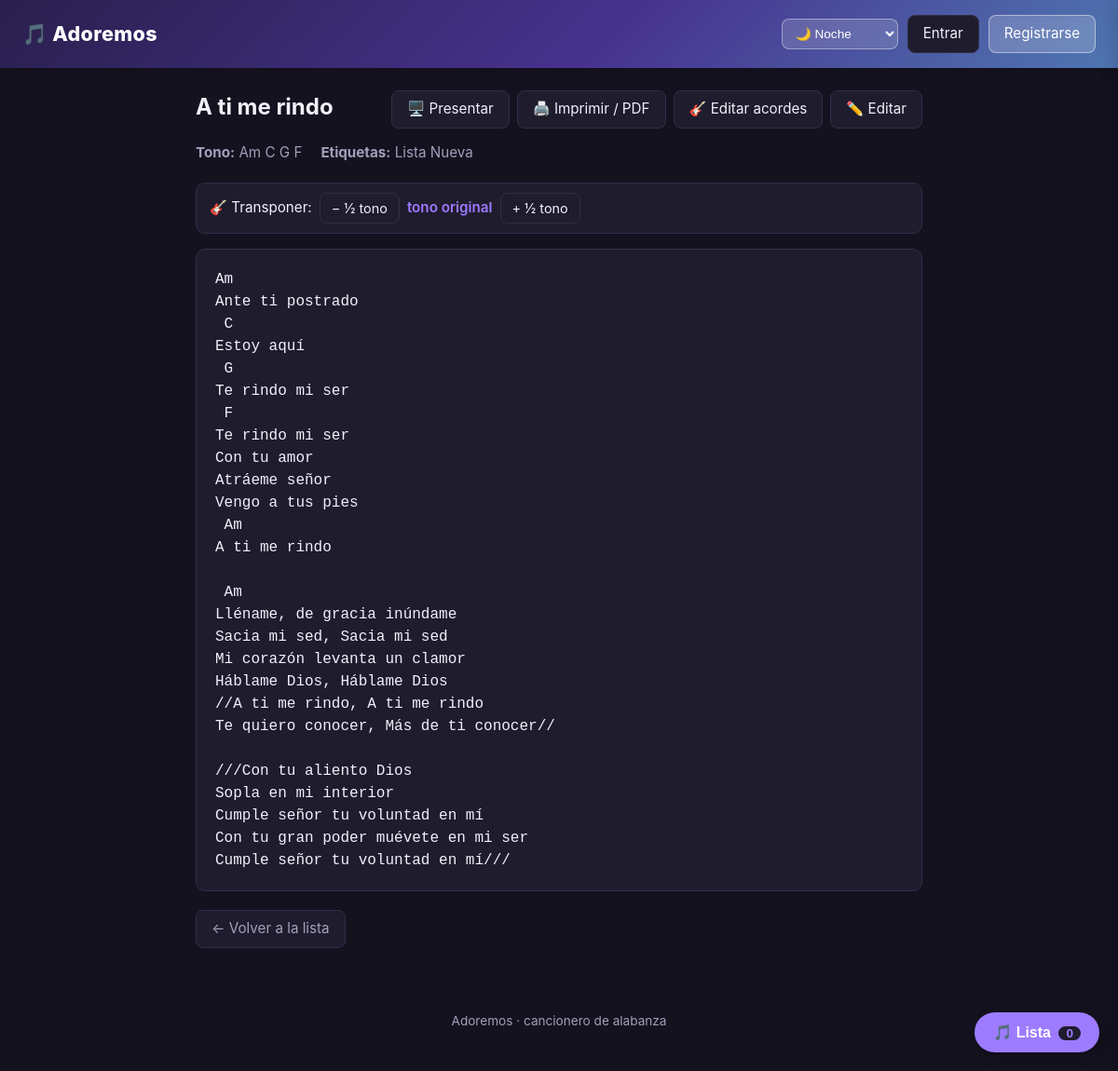
The page /cancion/104 on the database its author committed.
### tables this page shows
CREATE TABLE canciones (
                id           INTEGER PRIMARY KEY AUTOINCREMENT,
                titulo       TEXT NOT NULL,
                artista      TEXT DEFAULT '',
                tono         TEXT DEFAULT '',
                etiquetas    TEXT DEFAULT '',
                letra        TEXT DEFAULT '',
                creada_en    TEXT DEFAULT CURRENT_TIMESTAMP,
                modificada_en TEXT DEFAULT CURRENT_TIMESTAMP
            , categoria TEXT DEFAULT '', youtube TEXT DEFAULT '', estado TEXT DEFAULT 'aprobada', funcion TEXT DEFAULT '', tempo TEXT DEFAULT '', anio TEXT DEFAULT '');

### app.py (the view)
@app.route("/cancion/<int:cancion_id>")
def ver_cancion(cancion_id):
    cancion = database.obtener_cancion(cancion_id)
    if cancion is None:
        flash("Esa canción no existe.")
        return redirect(url_for("inicio"))
    semitonos = _leer_semitonos()
    datos = _cancion_transpuesta(cancion, semitonos)
    apariciones = database.fechas_apariciones(cancion_id)
    return render_template("cancion.html", cancion=datos, semitonos=semitonos,
                           apariciones=apariciones)

### acordes.py (called while the page is built, shortened)
def transponer_letra(letra, semitonos):
    if not semitonos:
        return letra

def transponer_tono(tono, semitonos):
    if not semitonos or not tono.strip():
        return tono

### app.py (called while the page is built)
def usuario_actual():
    if session.get("usuario_id"):
        return {
            "id": session["usuario_id"],
            "usuario": session.get("usuario"),
            "rol": session.get("rol"),
        }
    return None

def es_admin():
    u = usuario_actual()
    return bool(u and u["rol"] == "admin")

@app.context_processor
def inyectar_usuario():
    pendientes = database.contar_pendientes() if es_admin() else 0
    return {"usuario_actual": usuario_actual(), "pendientes": pendientes}

def _leer_semitonos():
    try:
        t = int(request.args.get("t", 0))
    except (TypeError, ValueError):
        t = 0
    return max(-11, min(11, t))

def _cancion_transpuesta(cancion, semitonos):
    datos = dict(cancion)
    datos["tono"] = acordes.transponer_tono(datos.get("tono", ""), semitonos)
    datos["letra"] = acordes.transponer_letra(datos.get("letra", ""), semitonos)
    return datos

### database.py (called while the page is built, shortened)
def conectar():
    if USAR_POSTGRES:
        return psycopg2.connect(DATABASE_URL)
    conexion = sqlite3.connect(RUTA_DB)
    conexion.row_factory = sqlite3.Row
    return conexion

def _placeholders(sql):
    return sql.replace("?", "%s") if USAR_POSTGRES else sql

def _ejecutar(sql, params=(), fetch=None):
    con = conectar()
    try:
        if USAR_POSTGRES:
            cur = con.cursor(cursor_factory=psycopg2.extras.RealDictCursor)
        else:
            cur = con.cursor()
        cur.execute(_placeholders(sql), params)
        resultado = None
        if fetch == "one":
            resultado = cur.fetchone()
        elif fetch == "all":
            resultado = cur.fetchall()
        elif fetch == "id":
            if USAR_POSTGRES:
                fila = cur.fetchone()
                resultado = fila["id"] if fila else None
            else:
                resultado = cur.lastrowid
        con.commit()
        return resultado
    finally:
        con.close()

def fechas_apariciones(cancion_id):
    filas = _ejecutar(
        "SELECT nombre, creada_en, canciones_json FROM listas ORDER BY creada_en DESC",
        fetch="all",
    ) or []
    resultado = []
    return resultado

def obtener_cancion(cancion_id):
    return _ejecutar(
        "SELECT * FROM canciones WHERE id = ?", (cancion_id,), fetch="one"
    )

### templates/cancion.html (shortened to what this page needs)
{% extends "base.html" %}
{% block contenido %}
<article class="detalle">
    <div class="detalle-cabecera">
        <h1>{{ cancion['titulo'] }}</h1>
        <div class="acciones">
            <a href="{{ url_for('presentar_cancion', cancion_id=cancion['id'], t=semitonos) }}" class="btn" target="_blank">🖥️ Presentar</a>
            <a href="{{ url_for('imprimir_cancion', cancion_id=cancion['id'], t=semitonos) }}" class="btn" target="_blank">🖨️ Imprimir / PDF</a>
            <a href="{{ url_for('editar_acordes', cancion_id=cancion['id']) }}" class="btn">🎸 Editar acordes</a>
            <a href="{{ url_for('editar_cancion', cancion_id=cancion['id']) }}" class="btn">✏️ Editar</a>
        </div>
    </div>
    <div class="meta">
        {% if cancion['tono'] %}<span><strong>Tono:</strong> {{ cancion['tono'] }}</span>{% endif %}
        {% if cancion['etiquetas'] %}<span><strong>Etiquetas:</strong> {{ cancion['etiquetas'] }}</span>{% endif %}
    </div>
    <div class="transponer">
        <span>🎸 Transponer:</span>
        <a href="{{ url_for('ver_cancion', cancion_id=cancion['id'], t=semitonos-1) }}" class="btn btn-chico">− ½ tono</a>
        {% if semitonos != 0 %}
            <span class="transponer-valor">{{ '+' if semitonos > 0 else '' }}{{ semitonos }}</span>
            <a href="{{ url_for('ver_cancion', cancion_id=cancion['id']) }}" class="btn btn-chico btn-gris">⟳ Original</a>
        {% else %}
            <span class="transponer-valor">tono original</span>
        {% endif %}
        <a href="{{ url_for('ver_cancion', cancion_id=cancion['id'], t=semitonos+1) }}" class="btn btn-chico">+ ½ tono</a>
    </div>
    {% set links_youtube = (cancion['youtube'] or '').splitlines() | map('trim') | select | list if cancion['youtube'] is defined else [] %}
    <pre class="letra">{{ cancion['letra'] }}</pre>
    <a href="{{ url_for('inicio') }}" class="btn btn-gris">← Volver a la lista</a>
</article>
{% endblock %}

### static/style.css (style rules this page uses)
:root, [data-theme="noche"] { --color-principal: #9d7bff; --color-principal-oscuro: #7d5cff; --gris-fondo: #14121f; --card: #1f1c2e; --input-bg: #2a2740; --gris-borde: #322e47; --texto: #f2f0fa; --texto-suave: #a39fbb; --rojo: #ff6b6b; --hero: linear-gradient(135deg, #2a1f4d 0%, #47338f 55%, #5ad1e0 160%); }
* { box-sizing: border-box; }
body { margin: 0; font-family: -apple-system, "Segoe UI", Roboto, Arial, sans-serif; background: var(--gris-fondo); color: var(--texto); line-height: 1.5; }
.btn { display: inline-block; padding: 8px 16px; border-radius: 8px; border: 1px solid var(--gris-borde); background: var(--card); color: var(--texto); text-decoration: none; font-size: 0.95rem; cursor: pointer; transition: background 0.15s; }
.btn-gris { color: var(--texto-suave); }
.detalle-cabecera { display: flex; justify-content: space-between; align-items: flex-start; gap: 12px; flex-wrap: wrap; }
.detalle h1 { margin: 0 0 8px; }
.acciones { display: flex; gap: 8px; align-items: center; }
.meta { display: flex; flex-wrap: wrap; gap: 20px; color: var(--texto-suave); margin: 12px 0 20px; font-size: 0.95rem; }
.transponer { display: flex; align-items: center; gap: 8px; flex-wrap: wrap; background: var(--card); border: 1px solid var(--gris-borde); border-radius: 10px; padding: 10px 14px; margin-bottom: 16px; font-size: 0.95rem; }
.btn-chico { padding: 5px 12px; font-size: 0.9rem; }
.transponer-valor { min-width: 90px; text-align: center; font-weight: 600; color: var(--color-principal); }
.letra { background: var(--card); border: 1px solid var(--gris-borde); border-radius: 10px; padding: 20px; font-family: "Consolas", "Courier New", monospace; font-size: 1rem; white-space: pre-wrap; word-wrap: break-word; margin-bottom: 20px; }

### rows shown on the page
canciones: titulo "A ti me rindo", tono "Am C G F", etiquetas "Lista Nueva", letra "Am Ante ti postrado C Estoy aquí G Te rindo mi ser F Te rindo mi ser Con tu amor Atráeme señor Vengo a tus pies Am A ti me rindo Am Lléname, de gracia inúndame Sacia mi sed, Sacia mi sed Mi corazón levanta un clamor Háblame Dios, Háblame Dios //A ti me rindo, A ti me rindo Te quiero conocer, Más de ti conocer// ///Con tu aliento Dios Sopla en mi interior Cumple señor tu voluntad en mí Con tu gran poder muévete en mi ser Cumple señor tu voluntad en mí///"
